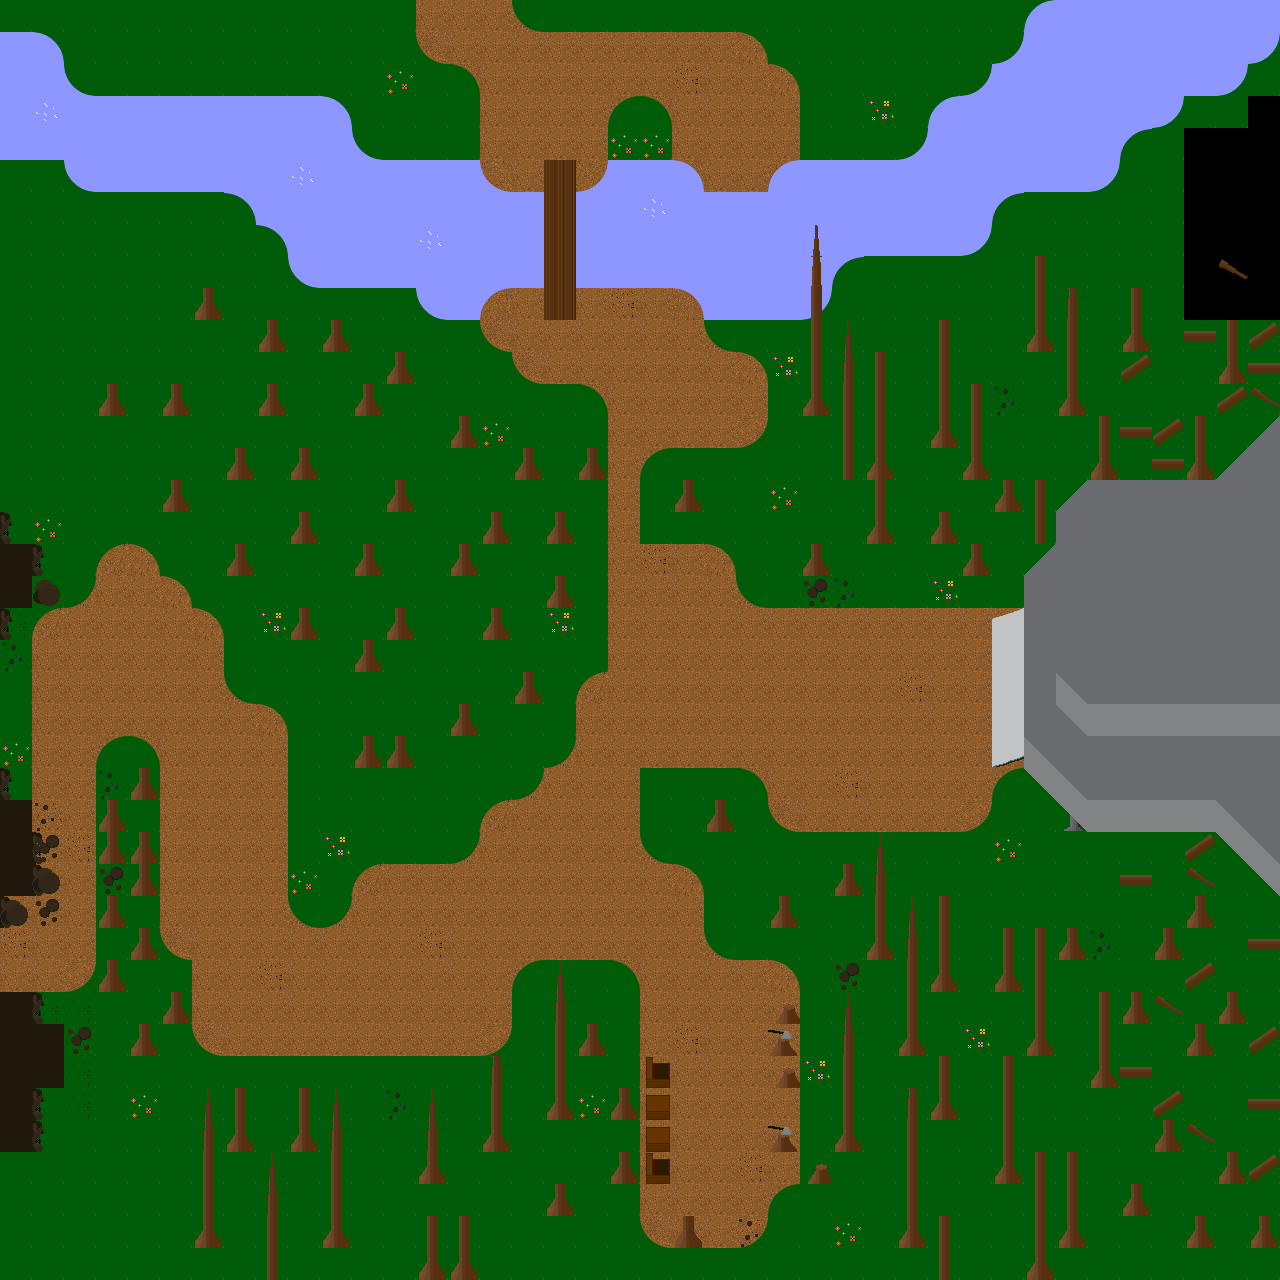

Tiled map render using the project's own tile images. Description and the map definition, with tile-layer contents summarised, below:
An orthogonal 40x40 tile map with 32x32 px tiles, 2 tile layers (Tile Layer 1, Tile Layer 2) and 37 objects (exit_jungle, exit_mining_station, exit_game, sign_1, sign_2, ...).

<map version="1.0" orientation="orthogonal" renderorder="right-down" width="40" height="40" tilewidth="32" tileheight="32" nextobjectid="41">
 <tileset firstgid="1" name="tileset_woods" tilewidth="32" tileheight="32" tilecount="100" columns="10">
  <image source="Tilesets/tileset_woods.png" width="320" height="320" />
  <tile id="1">
   <objectgroup draworder="index">
    <object id="1" x="0" y="0" width="32" height="32" />
   </objectgroup>
  </tile>
  <tile id="3">
   <objectgroup draworder="index">
    <object id="1" x="0" y="0" width="32" height="32" />
   </objectgroup>
  </tile>
  <tile id="10">
   <objectgroup draworder="index">
    <object id="3" x="0" y="0" width="32" height="32" />
   </objectgroup>
  </tile>
  <tile id="11">
   <objectgroup draworder="index">
    <object id="1" x="0" y="0" width="32" height="32" />
   </objectgroup>
  </tile>
  <tile id="20">
   <objectgroup draworder="index">
    <object id="1" x="0" y="0" width="32" height="32" />
   </objectgroup>
  </tile>
  <tile id="21">
   <objectgroup draworder="index">
    <object id="1" x="0" y="0" width="32" height="32" />
   </objectgroup>
  </tile>
  <tile id="33">
   <objectgroup draworder="index">
    <object id="1" x="0" y="0" width="32" height="32" />
   </objectgroup>
  </tile>
  <tile id="34">
   <objectgroup draworder="index">
    <object id="1" x="0" y="0" width="32" height="32" />
   </objectgroup>
  </tile>
  <tile id="35">
   <objectgroup draworder="index">
    <object id="1" x="0" y="0" width="32" height="32" />
   </objectgroup>
  </tile>
  <tile id="36">
   <objectgroup draworder="index">
    <object id="1" x="0" y="0" width="32" height="32" />
   </objectgroup>
  </tile>
  <tile id="37">
   <objectgroup draworder="index">
    <object id="1" x="6" y="7.33333" width="22.6667" height="24" />
   </objectgroup>
  </tile>
  <tile id="40">
   <objectgroup draworder="index">
    <object id="1" x="0" y="0" width="32" height="32" />
   </objectgroup>
  </tile>
  <tile id="43">
   <objectgroup draworder="index">
    <object id="1" x="0" y="0" width="32" height="32" />
   </objectgroup>
  </tile>
  <tile id="44">
   <objectgroup draworder="index">
    <object id="1" x="0" y="0" width="32" height="32" />
   </objectgroup>
  </tile>
  <tile id="47">
   <objectgroup draworder="index">
    <object id="1" x="6.33333" y="7.33333" width="23.3333" height="23.6667" />
   </objectgroup>
  </tile>
  <tile id="56">
   <objectgroup draworder="index">
    <object id="1" x="1" y="12.3333" width="28" height="19.3333" />
   </objectgroup>
  </tile>
  <tile id="57">
   <objectgroup draworder="index">
    <object id="1" x="1.33333" y="11.6667" width="29.6667" height="20" />
   </objectgroup>
  </tile>
  <tile id="93">
   <objectgroup draworder="index">
    <object id="1" x="0" y="0" width="32" height="32" />
   </objectgroup>
  </tile>
  <tile id="94">
   <objectgroup draworder="index">
    <object id="1" x="0" y="4.33333" width="32" height="26" />
   </objectgroup>
  </tile>
  <tile id="95">
   <objectgroup draworder="index">
    <object id="1" x="0" y="0" width="32" height="32" />
   </objectgroup>
  </tile>
 </tileset>
 <layer name="Tile Layer 1" width="40" height="40">
  <data>[1600 cells, 1560 non-empty, 34 distinct tile ids]</data>
 </layer>
 <layer name="Tile Layer 2" width="40" height="40">
  <data>[1600 cells, 320 non-empty, 32 distinct tile ids]</data>
 </layer>
 <objectgroup name="Object Layer 1">
  <object id="8" name="exit_jungle" gid="100" x="446" y="32.6667" width="32" height="32">
   <properties>
    <property name="action" value="changeLevelToJungle" />
   </properties>
  </object>
  <object id="10" name="exit_mining_station" gid="100" x="0.666667" y="975.333" width="32" height="32">
   <properties>
    <property name="action" value="changeLevelToMiningStation" />
   </properties>
  </object>
  <object id="11" name="exit_game" gid="100" x="1184.17" y="695.333" width="32" height="32">
   <properties>
    <property name="action" value="finishGame" />
   </properties>
  </object>
  <object id="12" name="sign_1" gid="86" x="656.5" y="782.5" width="32" height="32">
   <properties>
    <property name="trigger_text" value="The sign says something about a production facility" />
   </properties>
  </object>
  <object id="13" name="sign_2" gid="85" x="590" y="637" width="32" height="32">
   <properties>
    <property name="trigger_text" value="The sign says something about a fertile land" />
   </properties>
  </object>
  <object id="14" name="bridge_over" gid="1" x="544" y="320" width="32" height="32">
   <properties>
    <property name="trigger_text" value="Maybe we can use the plank to get over the river ..." />
   </properties>
  </object>
  <object id="16" name="bridge_over2" gid="1" x="544" y="192" width="32" height="32" />
  <object id="17" name="river_cover_1" gid="4" x="544" y="224.045" width="32" height="32" />
  <object id="18" name="river_cover_2" gid="4" x="544" y="256.045" width="32" height="32" />
  <object id="19" name="river_cover_3" gid="4" x="544.091" y="287.955" width="32" height="32" />
  <object id="31" name="plank_1" gid="46" x="434.167" y="303.962" width="32" height="32" />
  <object id="32" name="plank_2" gid="46" x="465.803" y="303.992" width="32" height="32" />
  <object id="33" name="plank_3" gid="46" x="497.72" y="304.068" width="32" height="32">
   <properties>
    <property name="action" value="trigger_puzzle2" />
   </properties>
  </object>
  <object id="35" name="pry_bar_1" gid="87" x="640.75" y="1088.08" width="32" height="32">
   <properties>
    <property name="item" value="prybar" />
   </properties>
  </object>
  <object id="36" name="pry_bar_2" gid="87" x="639.5" y="1184.75" width="32" height="32">
   <properties>
    <property name="item" value="prybar" />
   </properties>
  </object>
  <object id="37" name="rock" gid="94" x="64.5" y="896.5" width="32" height="32">
   <properties>
    <property name="action" value="condition_remove|prybar|2" />
    <property name="trigger_text" value="I think we can get this rock of the road if we find something and two of us work together " />
   </properties>
  </object>
  <object id="40" gid="94" x="1" y="910.5" width="32" height="32" />
 </objectgroup>
</map>